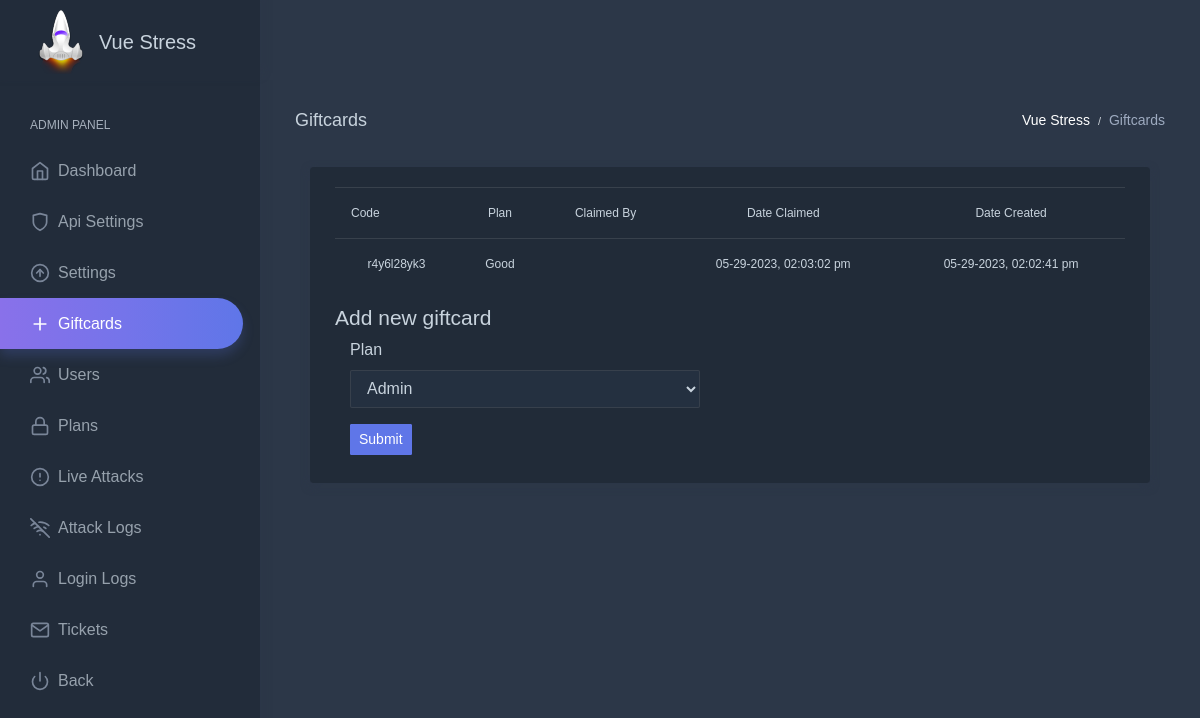
The page /panel/vse/giftcards.php (signed in) on the database its author committed.
### tables this page shows
CREATE TABLE `settings` (
  `sitename` varchar(1024) NOT NULL,
  `stripePubKey` varchar(255) NOT NULL,
  `url` varchar(255) NOT NULL,
  `description` text NOT NULL,
  `cooldown` int NOT NULL,
  `cooldownTime` int NOT NULL,
  `paypal` varchar(50) NOT NULL,
  `bitcoin` varchar(50) NOT NULL,
  `stripe` int NOT NULL,
  `maintaince` varchar(100) NOT NULL,
  `rotation` int NOT NULL DEFAULT '0',
  `unique_attacks` int NOT NULL,
  `system` varchar(7) NOT NULL,
  `maxattacks` int NOT NULL,
  `testboots` int NOT NULL,
  `cloudflare` int NOT NULL,
  `skype` varchar(200) NOT NULL,
  `key` varchar(100) NOT NULL,
  `issuerId` varchar(50) NOT NULL,
  `coinpayments` varchar(50) NOT NULL,
  `ipnSecret` varchar(100) NOT NULL,
  `google_site` varchar(644) NOT NULL,
  `google_secret` varchar(644) NOT NULL,
  `btc_address` varchar(64) NOT NULL,
  `secretKey` varchar(50) NOT NULL,
  `cbp` int NOT NULL,
  `paypal_email` varchar(64) NOT NULL,
  `theme` varchar(64) NOT NULL,
  `logo` varchar(64) NOT NULL,
  `stripeSecretKey` varchar(255) NOT NULL
);

CREATE TABLE `giftcards` (
  `ID` int NOT NULL,
  `code` varchar(255) NOT NULL,
  `planID` int NOT NULL,
  `claimedby` int NOT NULL,
  `dateClaimed` int NOT NULL,
  `date` int NOT NULL
);

CREATE TABLE `plans` (
  `ID` int NOT NULL,
  `name` varchar(50) NOT NULL,
  `vip` int NOT NULL,
  `mbt` int NOT NULL,
  `unit` varchar(10) NOT NULL,
  `length` int NOT NULL,
  `price` float NOT NULL,
  `concurrents` int NOT NULL,
  `private` int NOT NULL,
  `api` int NOT NULL DEFAULT '0'
);

### panel/vvv/avg/usv.php (called while the page is built, shortened)
<?php
	$siteinfo = $odb -> query("SELECT * FROM `settings` LIMIT 1");
	while ($show = $siteinfo -> fetch(PDO::FETCH_ASSOC)){
		$sitename = $show['sitename'];
	}
?>

### panel/vse/giftcards.php (the view, shortened to what this page needs)
<?php
	require_once 'header.php';
?>
<html>
		<div class="page-wrapper" style="display: block;">
			<div class="page-breadcrumb">
				<div class="d-flex align-items-center">
					<h4 class="page-title text-truncate text-white font-weight-medium mb-0">Giftcards</h4>
					<div class="ml-auto">
						<nav aria-label="breadcrumb">
							<ol class="breadcrumb m-0 p-0">
								<li class="breadcrumb-item text-sql" aria-current="page"><?php echo $sitename; ?></li>
								<li class="breadcrumb-item text-muted" aria-current="page">Giftcards</li>
							</ol>
						</nav>
					</div>
				</div>
			</div>
  <div class="container-fluid">
     <div class="col-lg-12">
      <div id="accordion2">
        <div class="card">
          <div class="card-header">
      <div class="row">
	     <div class="col-md-12 col-sm-12 col-xs-12">
          <div class="white-box">
				<table class="table">
						<tr>
							<th style="font-size: 12px;">Code</th>
							<th class="text-center" style="font-size: 12px;">Plan</th>
							<th class="text-center" style="font-size: 12px;">Claimed By</th>
							<th class="text-center" style="font-size: 12px;">Date Claimed</th>
							<th class="text-center" style="font-size: 12px;">Date Created</th>
						</tr>
						<tr>
						<?php
							$SQLSelect = $odb -> query("SELECT * FROM `giftcards` ORDER BY `ID` ASC LIMIT 20");
							while ($show = $SQLSelect -> fetch(PDO::FETCH_ASSOC))
							{
								$code = $show['code'];
								$planID = $show['planID'];
								$claimedby = $show['claimedby'];
								$dateClaimed = $show['dateClaimed'];
								$date = $show['date'];
								if(!($dateClaimed == "0"))
								{
									$dateClaimed = date("m-d-Y, h:i:s a" , $dateClaimed);
								}
								$date = date("m-d-Y, h:i:s a" , $date);
								$plan = $odb->query("SELECT `name` FROM `plans` WHERE `ID` = '$planID'")->fetchColumn(0);
								$usernName = $odb->query("SELECT `username` FROM `users` WHERE `ID` = '$claimedby'")->fetchColumn(0);
								echo '<tr">
										<td class="text-center" style="font-size: 12px;">'.$code.'</td>
										<td class="text-center" style="font-size: 12px;">'.htmlentities($plan).'</td>
										<td class="text-center" style="font-size: 12px;">'.htmlentities($usernName).'</td>
										<td class="text-center" style="font-size: 12px;">'.htmlentities($dateClaimed).'</td>
										<td class="text-center" style="font-size: 12px;">'.htmlentities($date).'</td>
									</tr>';
							}
							?>
					</table>
          </div>
        </div>
		<div class="col-md-6 col-sm-12 col-xs-12">
          <div class="white-box">
            <h3 class="box-title">Add new giftcard</h3>
				<form class="form-horizontal push-10-t" method="post">
							<div class="form-group">
								<div class="col-sm-12">
									<div class="form-material">
									<label for="plan">Plan</label>
										<select class="form-control" id="plan" name="plan">
											<?php
											$SQLGetMethods = $odb -> query("SELECT * FROM `plans`");
											while($getInfo = $SQLGetMethods -> fetch(PDO::FETCH_ASSOC)){
												$ID = $getInfo['ID'];
												$name = $getInfo['name'];
												echo '<option value="'.$ID.'">'.$name.'</option>';
											}
											?>
										</select>
									</div>
								</div>
							</div>
							<div class="form-group">
								<div class="col-sm-9">
									<button name="createnewCard" value="do" class="btn btn-sm btn-primary" type="submit">Submit</button>
								</div>
							</div>
						</form>
          </div>
        </div>
      </div>

### panel/vse/header.php (shortened to what this page needs)
<?php
	require_once '../vvv/avg/mycon.php';
	require_once '../vvv/avg/usv.php';
?>
<!DOCTYPE html>
<html lang="en"><head>
<head>
	<link rel="stylesheet" href="https://use.fontawesome.com/releases/v5.8.1/css/all.css">
</head>
	<link href="../assets/css/c3.min.css" rel="stylesheet">
	<link href="../assets/css/chartist.min.css" rel="stylesheet">
	<link href="../assets/css/themify-icons.css" rel="stylesheet">
	<link href="../assets/css/jquery-jvectormap-2.0.2.css" rel="stylesheet">
	<link href="../assets/css/style.min.css" rel="stylesheet">
</head>
<body>
	<div id="main-wrapper" data-theme="light" data-layout="vertical" data-navbarbg="skin6" data-sidebartype="full" data-sidebar-position="fixed" data-header-position="fixed" data-boxed-layout="full">
		<header class="topbar" data-navbarbg="skin6">
			<nav class="navbar top-navbar navbar-light">
				<div class="navbar-header" data-logobg="skin6">
					<div class="navbar-brand">
						<b class="logo-icon text-center">
							<img src="../assets/images/logo-icon.png" alt="homepage" class="dark-logo">
						</b>
						<b class="text-center text-white" style="padding-top:3px;padding-right:50px"><?php echo $sitename; ?></b>
					</div>
				</div>
			</nav>
		</header>
		<aside class="left-sidebar" data-sidebarbg="skin6">
			<div class="scroll-sidebar ps-container ps-theme-default" data-sidebarbg="skin6" data-ps-id="3a29f672-0086-86d3-9391-5e6ad0e81820">
				<nav class="sidebar-nav">
					<ul id="sidebarnav" class="in">
						<li class="nav-small-cap"><span class="hide-menu">Admin Panel</span></li>
						<li class="sidebar-item">
							<a class="sidebar-link sidebar-link" href="dashboard.php" aria-expanded="false">
								<span class="hide-menu">Dashboard</span>
							</a>
						</li>
						<li class="sidebar-item">
							<a class="sidebar-link sidebar-link" href="settingsapi.php" aria-expanded="false">
								<svg xmlns="http://www.w3.org/2000/svg" width="24" height="24" viewBox="0 0 24 24" fill="none" stroke="currentColor" stroke-width="2" stroke-linecap="round" stroke-linejoin="round" class="feather feather-shield feather-icon"><path d="M12 22s8-4 8-10V4l-8-2-8 2v8c0 6 8 10 8 10z"></path></svg>
								<span class="hide-menu">Api Settings</span>
							</a>
						</li>
							<li class="sidebar-item">
							<a class="sidebar-link sidebar-link" href="settings.php" aria-expanded="false">
								<span class="hide-menu">Settings</span>
							</a>
						</li>
						<li class="sidebar-item">
							<a class="sidebar-link sidebar-link" href="giftcards.php" aria-expanded="false">
								<svg xmlns="http://www.w3.org/2000/svg" width="24" height="24" viewBox="0 0 24 24" fill="none" stroke="currentColor" stroke-width="2" stroke-linecap="round" stroke-linejoin="round" class="feather feather-plus feather-icon"><line x1="12" y1="5" x2="12" y2="19"></line><line x1="5" y1="12" x2="19" y2="12"></line></svg>
								<span class="hide-menu">Giftcards</span>
							</a>
						</li>
							<li class="sidebar-item">
							<a class="sidebar-link sidebar-link" href="users.php" aria-expanded="false">
								<span class="hide-menu">Users</span>
							</a>
						</li>
							<li class="sidebar-item">
							<a class="sidebar-link sidebar-link" href="plans.php" aria-expanded="false">
								<span class="hide-menu">Plans</span>
							</a>
						</li>
							<li class="sidebar-item">
							<a class="sidebar-link sidebar-link" href="liveattacks.php" aria-expanded="false">
								<span class="hide-menu">Live Attacks</span>
							</a>
						</li>
							<li class="sidebar-item">
							<a class="sidebar-link sidebar-link" href="attacklogs.php" aria-expanded="false">
								<span class="hide-menu">Attack Logs</span>
							</a>
						</li>
						<li class="sidebar-item">
							<a class="sidebar-link sidebar-link" href="loginlogs.php" aria-expanded="false">
								<span class="hide-menu">Login Logs</span>
							</a>
						</li>
						<li class="sidebar-item">
							<a class="sidebar-link sidebar-link" href="tickets.php" aria-expanded="false">
								<span class="hide-menu">Tickets</span>
							</a>
						</li>
						<li class="sidebar-item">
							<a class="sidebar-link sidebar-link" href="../dashboard.php" aria-expanded="false">
								<span class="hide-menu">Back</span>
							</a>
						</li>
					</ul>
				</nav>
			</div>
		</aside>

### rows shown on the page
settings: sitename "Vue Stress"
giftcards: code "r4y6l28yk3", planID.name "Good", dateClaimed "05-29-2023, 02:03:02 pm", date "05-29-2023, 02:02:41 pm"

### other values the page prints
form field plan "Admin"
